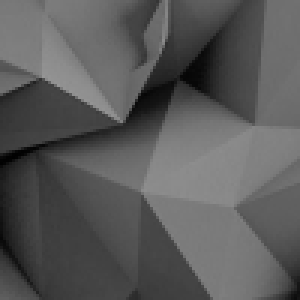
#> input picture dominant-color/greyscale.png, 100 x 100 px (shown 3 times larger)
$ python kmeans.py
#> lines starting #> are read from the running program, lines starting #| are printed output that depends on the picture
import numpy as np
import matplotlib.pyplot as plt

# read file
im = plt.imread("greyscale.png")
#> im is the input picture: shape (100, 100, 4) float32; mean R, G, B, A 0.35, 0.35, 0.35, 1

dataIN = (im[:,:,0] * 255).astype(int)
[width, height] = [np.shape(dataIN)[0], np.shape(dataIN)[1]]
#> width = 100; height = 100

#variable
current = np.zeros((np.shape(dataIN)[0],np.shape(dataIN)[1]))

# variable
k = 9

# variable
centroids = np.linspace(np.amin(dataIN), np.amax(dataIN), num = k).astype(int)
#> centroids = [1, 19, 38, 56, 75, 93, 112, 130, 149]

def get_distances(data, centroids):

    distances = np.zeros((np.shape(data)[0], np.shape(data)[1], len(centroids)))

    for a in range(len(centroids)):
        distances[:,:,a] = np.absolute(data[:,:] - centroids[a])

    return distances

distances = get_distances(dataIN, centroids)

def closest_centroid(distances, centroids):
    for a in range(len(centroids)):
        if distances[a] == np.amin(distances):
            return centroids[a]
    return False

def update_centroid(original, current, centroid):
    summ = 0
    total = 0
    for yy in range(height):
        for xx in range(width):
            if current[xx, yy] == centroid:
                summ += original[xx, yy]
                total += 1
    return (summ / total).astype(int)

# main
iteration = 0
while True:

    for yy in range(height):
        for xx in range(width):
            current[xx, yy] = closest_centroid(distances[xx, yy, :], centroids)

    if iteration == 5:
        break

    # update centroids
    for cent in range(k):
        centroids[cent] = update_centroid(dataIN, current, centroids[cent])

    # calculate new distances
    distances = get_distances(current, centroids)

    iteration += 1
#> after the loop, centroids = [6, 19, 39, 59, 72, 92, 111, 128, 142]; iteration = 5

f, (ax1, ax2) = plt.subplots(1, 2, figsize = (10, 5))
ax1.imshow(dataIN, cmap = "gray", aspect = "equal" )
ax2.imshow(current, cmap = "gray", aspect = "equal")
plt.show()
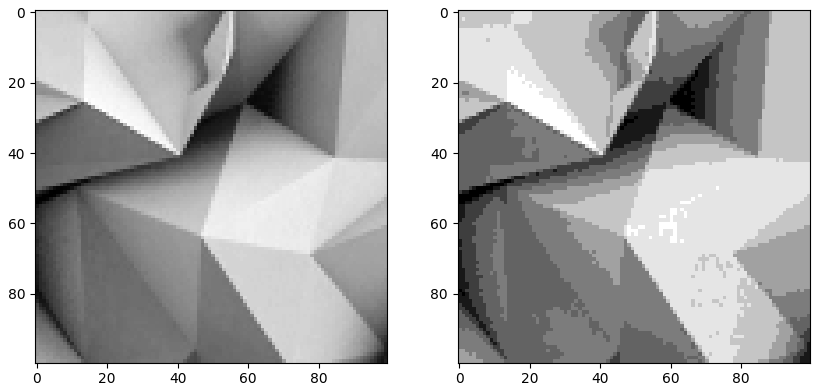
#> figure drawn by matplotlib, 2 panels
